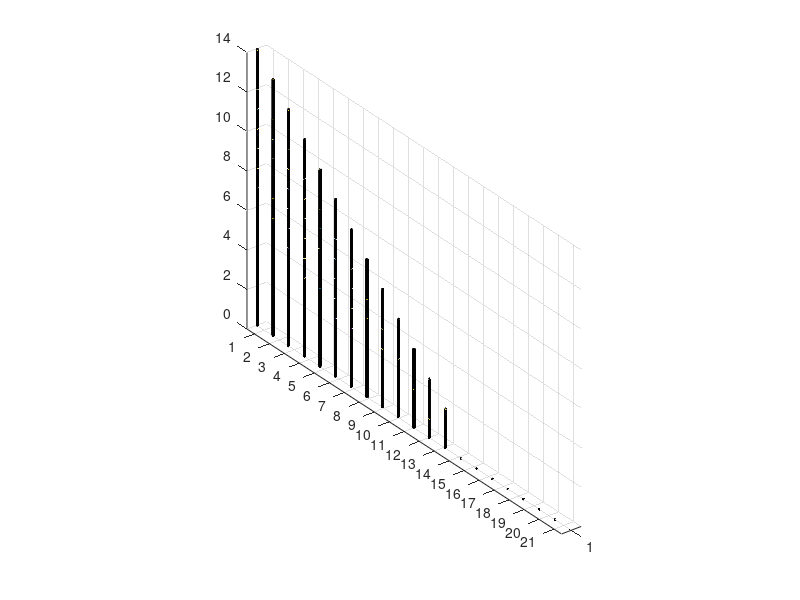

Source code (MATLAB): (Note: this script raises an error after producing the figure.)
function Draw3DGroupBar2

Q1 = [7	7	7	7	7	8	9	10	11	12	12	12	12	14	14	14	14	14	14	14	14
6	6	6	6	7	8	9	10	11	11	11	11	13	13	13	13	13	13	13	13	13
5	5	5	6	7	8	9	10	10	10	10	10	12	12	12	12	12	12	12	12	12
4	4	5	6	7	8	9	9	9	9	9	9	11	11	11	11	11	11	11	11	11
3	4	5	6	7	8	8	8	8	10	10	10	10	10	10	10	10	10	10	10	10
3	4	5	6	7	7	7	7	9	9	9	9	9	9	9	9	9	9	9	9	9
3	4	5	6	6	6	6	8	8	8	8	8	8	8	8	8	8	8	8	8	8
3	4	5	5	5	5	7	7	7	7	7	7	7	7	7	7	7	7	7	7	7
3	4	4	4	4	6	6	6	6	6	6	6	6	6	6	6	6	6	6	6	6
3	3	3	3	5	5	5	5	5	5	5	5	5	5	5	5	5	5	5	5	5
2	2	2	4	4	4	4	4	4	4	4	4	4	4	4	4	4	4	4	4	4
1	1	3	3	3	3	3	3	3	3	3	3	3	3	3	3	3	3	3	3	3
0	2	2	2	2	2	2	2	2	2	2	2	2	2	2	2	2	2	2	2	2
0	0	0	0	0	0	0	0	0	0	0	0	0	0	0	0	0	0	0	0	0
0	0	0	0	0	0	0	0	0	0	0	0	0	0	0	0	0	0	0	0	0
0	0	0	0	0	0	0	0	0	0	0	0	0	0	0	0	0	0	0	0	0
0	0	0	0	0	0	0	0	0	0	0	0	0	0	0	0	0	0	0	0	0
0	0	0	0	0	0	0	0	0	0	0	0	0	0	0	0	0	0	0	0	0
0	0	0	0	0	0	0	0	0	0	0	0	0	0	0	0	0	0	0	0	0
0	0	0	0	0	0	0	0	0	0	0	0	0	0	0	0	0	0	0	0	0
0	0	0	0	0	0	0	0	0	0	0	0	0	0	0	0	0	0	0	0	0
];

Q2 = [8	8	8	8	8	7	6	5	4	3	3	3	2	1	0	0	0	0	0	0	0
9	9	9	9	8	7	6	5	4	4	4	3	2	1	0	0	0	0	0	0	0
10	10	10	9	8	7	6	5	5	5	4	3	2	1	0	0	0	0	0	0	0
11	11	10	9	8	7	6	6	6	5	4	3	2	1	0	0	0	0	0	0	0
12	11	10	9	8	7	7	7	6	5	4	3	2	1	0	0	0	0	0	0	0
12	11	10	9	8	8	8	7	6	5	4	3	2	1	0	0	0	0	0	0	0
12	11	10	9	9	9	8	7	6	5	4	3	2	1	0	0	0	0	0	0	0
12	11	10	10	10	9	8	7	6	5	4	3	2	1	0	0	0	0	0	0	0
12	11	11	11	10	9	8	7	6	5	4	3	2	1	0	0	0	0	0	0	0
12	12	12	11	10	9	8	7	6	5	4	3	2	1	0	0	0	0	0	0	0
13	13	12	11	10	9	8	7	6	5	4	3	2	1	0	0	0	0	0	0	0
14	13	12	11	10	9	8	7	6	5	4	3	2	1	0	0	0	0	0	0	0
14	13	12	11	10	9	8	7	6	5	4	3	2	1	0	0	0	0	0	0	0
14	13	12	11	10	9	8	7	6	5	4	3	2	1	0	0	0	0	0	0	0
14	13	12	11	10	9	8	7	6	5	4	3	2	1	0	0	0	0	0	0	0
14	13	12	11	10	9	8	7	6	5	4	3	2	1	0	0	0	0	0	0	0
14	13	12	11	10	9	8	7	6	5	4	3	2	1	0	0	0	0	0	0	0
14	13	12	11	10	9	8	7	6	5	4	3	2	1	0	0	0	0	0	0	0
14	13	12	11	10	9	8	7	6	5	4	3	2	1	0	0	0	0	0	0	0
14	13	12	11	10	9	8	7	6	5	4	3	2	1	0	0	0	0	0	0	0
14	13	12	11	10	9	8	7	6	5	4	3	2	1	0	0	0	0	0	0	0
];



close all
%at x=1
y1=Q1;
%at x=2
y2=Q2;
figure(1); 
hold on;
%First x value
xval = 1; 
h = bar3(y1,'grouped');
Xdat = get(h,'Xdata');
for ii=1:length(Xdat)
    Xdat{ii}=Xdat{ii}+(xval-1)*ones(size(Xdat{ii}));
    set(h(ii),'XData',Xdat{ii});
end
%Second x value
xval = 2;
h = bar3(y2,'grouped');
Xdat = get(h,'Xdata');
for ii=1:length(Xdat)
    Xdat{ii}=Xdat{ii}+(xval-1)*ones(size(Xdat{ii}));
    set(h(ii),'XData',Xdat{ii});
end
%xlim([0 3]);
view(3);
title('Grouped Style')
xlabel('x');
ylabel('y');
zlabel('z');
end